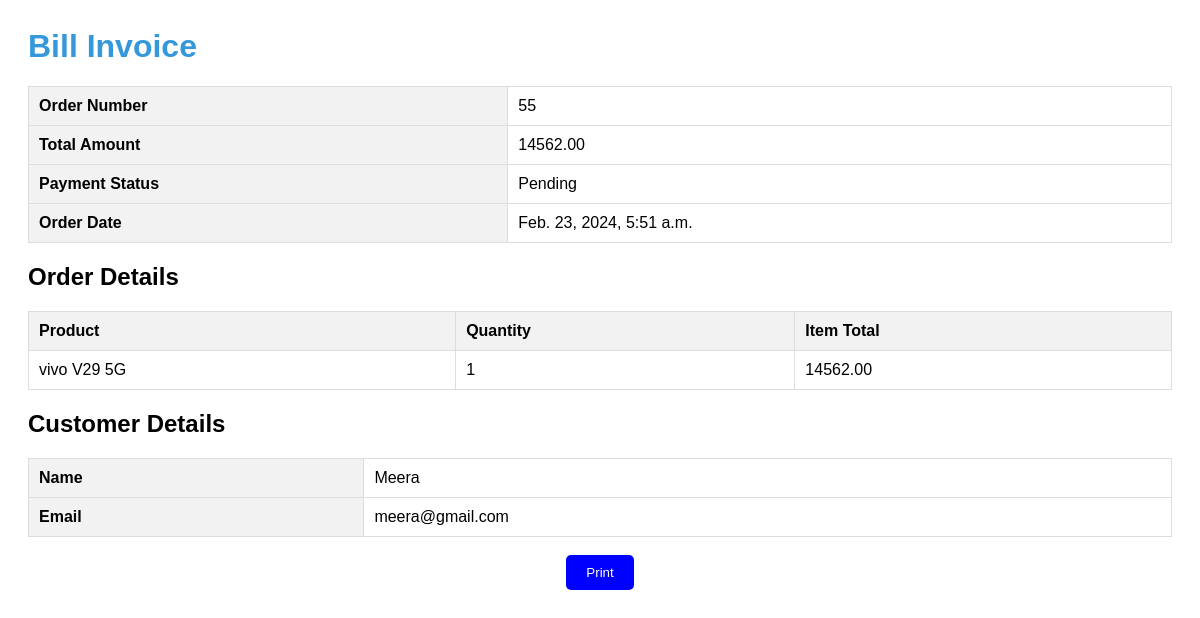
Page /bill_invoice/ (signed in) on the earlier database version.
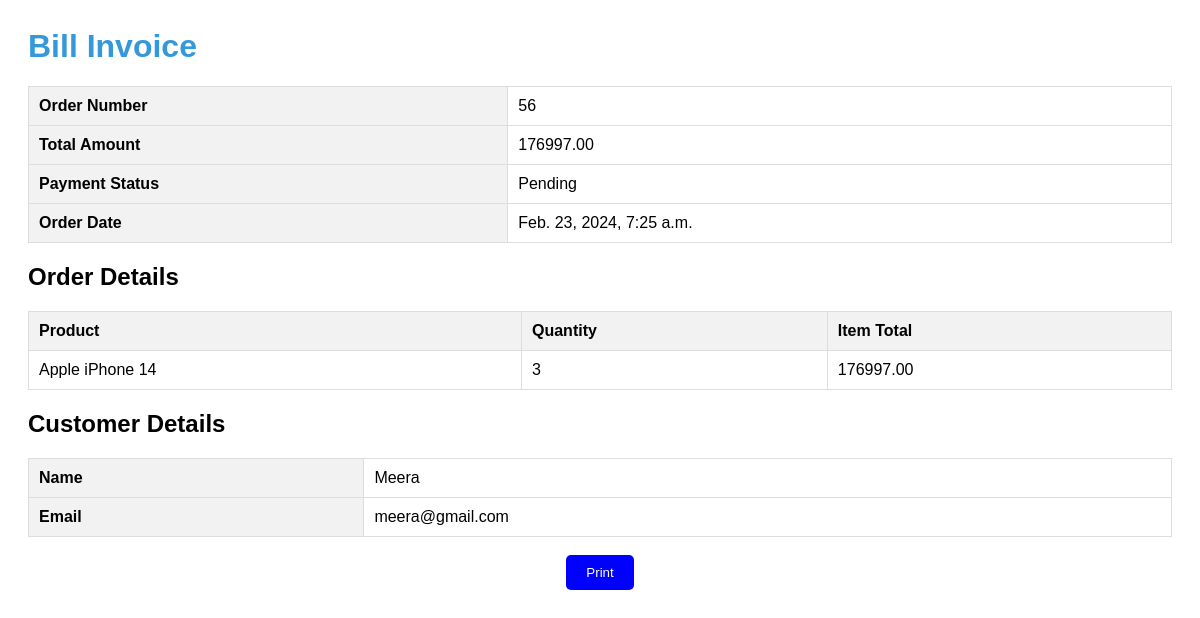
Same page on the later database version.
### app/models.py (models this page shows, shortened)
class Order(models.Model):
    user = models.ForeignKey(User, on_delete=models.CASCADE)
    products = models.ManyToManyField(Product, through='OrderItem')
    total_amount = models.DecimalField(max_digits=10, decimal_places=2)
    payment_id = models.CharField(max_length=100, null=True, blank=True)
    payment_status = models.BooleanField(default=False)
    created_at = models.DateTimeField(auto_now_add=True)

class OrderItem(models.Model):
    order = models.ForeignKey(Order, on_delete=models.CASCADE)
    product = models.ForeignKey(Product, on_delete=models.CASCADE)
    quantity = models.PositiveIntegerField(default=1)
    item_total = models.DecimalField(max_digits=10, decimal_places=2)

class Product(models.Model):
    owner_id = models.ForeignKey(User, on_delete=models.CASCADE, null=True)
    total_quantity = models.IntegerField(null=True)
    Availability = models.IntegerField(null=True)
    featured_image = models.ImageField(upload_to='featured_image', null=True)
    product_name = models.CharField(max_length=100)
    price = models.IntegerField(null=True)
    Discount = models.IntegerField(null=True)
    Product_information = RichTextField(null=True)
    model_Name = models.CharField(max_length=100)
    Categories = models.ForeignKey(Category,on_delete=models.CASCADE)
    Description = RichTextField(null=True)
    is_authenticated = models.BooleanField(default=True)
    def __str__(self):
        return self.product_name

class User(AbstractUser):
    userRole = models.CharField(max_length=3, null=True)

### E_Commerce/views.py (the view)
# urls.py: path('bill_invoice/',views.bill_invoice, name='bill_invoice'),
def bill_invoice(request):
    orders = Order.objects.filter(user=request.user)
    order = orders.latest('created_at') if orders.exists() else None
    return render(request, 'Main/bill_invoice.html', {'order': order})

### templates/Main/bill_invoice.html (shortened to what this page needs)
{% load static %}
{% block content %}
<!DOCTYPE html>
<html lang="en">
<head>
</head>
<body>
    <h1>Bill Invoice</h1>
    {% if order %}
        <table>
            <tr>
                <th>Order Number</th>
                <td>{{ order.id }}</td>
            </tr>
            <tr>
                <th>Total Amount</th>
                <td>{{ order.total_amount }}</td>
            </tr>
            <tr>
                <th>Payment Status</th>
                <td>{% if order.payment_status %}Paid{% else %}Pending{% endif %}</td>
            </tr>
            <tr>
                <th>Order Date</th>
                <td>{{ order.created_at }}</td>
            </tr>
        </table>
        <h2>Order Details</h2>
        <table>
            <tr>
                <th>Product</th>
                <th>Quantity</th>
                <th>Item Total</th>
            </tr>
            {% for item in order.orderitem_set.all %}
                <tr>
                    <td>{{ item.product }}</td>
                    <td>{{ item.quantity }}</td>
                    <td>{{ item.item_total }}</td>
                </tr>
            {% endfor %}
        </table>
        <h2>Customer Details</h2>
        <table>
            <tr>
                <th>Name</th>
                <td>{{ order.user.username }}</td>
            </tr>
            <tr>
                <th>Email</th>
                <td>{{ order.user.email }}</td>
            </tr>
        </table>
    {% else %}
        <p>No order details found.</p>
    {% endif %}
    <br><center><button onclick="window.print()">Print</button></center>
</body>
</html>
{% endblock %}

Differences in the rows shown:
no longer on this page (row unchanged): Order: id "55", total_amount "14562.00", created_at "Feb. 23, 2024, 5:51 a.m.", user.username "Meera", user.email "meera@gmail.com"
no longer on this page (row unchanged): OrderItem: product "vivo V29 5G", quantity "1", item_total "14562.00"
added Order: id "56", total_amount "176997.00", created_at "Feb. 23, 2024, 7:25 a.m.", user.username "Meera", user.email "meera@gmail.com"
added OrderItem: product "Apple iPhone 14", quantity "3", item_total "176997.00"
